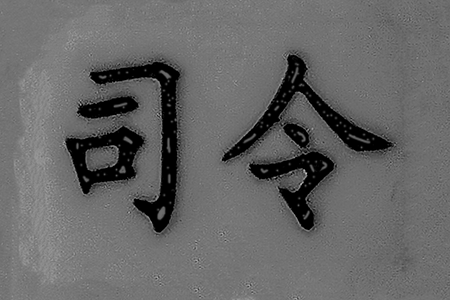
#> input picture Project5/code/siling3.png, 450 x 300 px
$ python main.py
#> lines starting #> are read from the running program, lines starting #| are printed output that depends on the picture; after the words box and inside, x2 and y2 are one past the last pixel; in counts of white or black regions, pixels touching at a corner belong together
### Project5/code/otsu.py
'''
otsu法二值化
浙江大学控制学院《数字图像处理与机器视觉》第四次作业
jyczju
2022/4/17 v1.0
'''
import numpy as np

def otsu(img, GrayScale):
    '''
    otsu法确定二值化阈值
    输入：图像，灰度级
    输出：二值化阈值
    '''
    pixel_sum=img.shape[0]*img.shape[1] # 总像素数目初始化
    hist=np.zeros(GrayScale) # 各个灰度值像素数目初始化

    w=np.zeros(GrayScale) # 出现概率值函数w(k)
    u=np.zeros(GrayScale) # 平均灰度值函数u(k)

    # 统计各个灰度值的像素个数
    for i in range(img.shape[0]):
        for j in range(img.shape[1]):
            hist[img[i][j]] += 1 # 当前灰度值数目+1

    # 计算w(k)
    for i in range(GrayScale):
        w[i]=np.sum(hist[:i])*1.0/pixel_sum

    # 计算u(k)
    for i in range(GrayScale):
        sum_temp = 0
        for j in range(i+1):
            sum_temp += hist[j]*j
        u[i]=sum_temp*1.0/pixel_sum

    # 确定最大类间方差对应的阈值
    Max_var = 0 # 最大类间方差初始化
    for thi in range(1, GrayScale): # 遍历每一个阈值
        w1=w[thi]-w[0] # 前景像素的比例
        w2=w[-1]-w[thi] # 背景像素的比例

        if w1 != 0 and w2 != 0: # 确保分母不为0
            u1 = (u[thi]-u[0]) * 1.0 / w1 # 前景像素的平均灰度值
            u2 = (u[-1]-u[thi])* 1.0 / w2 # 背景像素的平均灰度值
            tem_var=w1*np.power((u1-u[-1]),2)+w2*np.power((u2-u[-1]),2) # 当前类间方差
            if Max_var<tem_var: # 判断当前类间方差是否为最大值
                Max_var=tem_var # 更新最大值
                th=thi # 更新阈值
    return th

def threshold(img, th):
    '''
    图像二值化
    输入：灰度图像，阈值
    输出：二值化后的图像
    '''
    th_img = np.zeros(img.shape, dtype=np.uint8) # 二值化图像初始化
    th_img[img>=th] = 255 # 将大于阈值的像素置为255
    th_img[img<th] = 0 # 将小于阈值的像素置为0
    return th_img

### Project5/code/dilate_and_erode.py
'''
形态学滤波（腐蚀与膨胀）
浙江大学控制学院《数字图像处理与机器视觉》第四次作业
jyczju
2022/4/17 v1.0
'''
import numpy as np

def dilate(img, dilate_time=1):
    '''
    对图像进行腐蚀
    输入：二值化图像，腐蚀次数
    输出：腐蚀后的图像
    '''
    h, w = img.shape # 获取图像的高和宽
    kernal = np.array(((0, 1, 0),(1, 0, 1),(0, 1, 0)), dtype=int) # 创建腐蚀核

    out = img.copy() # 创建输出图像
    for i in range(dilate_time):
        tmp = out.copy()
        for x in range(1, h-1):
            for y in range(1, w-1):
                if np.sum(kernal * tmp[x-1:x+2, y-1:y+2]) >= 255: # 至少有一个像素点为背景
                    out[x, y] = 255 # 将中心点置为背景
    return out

def erode(img, erode_time=1):
    '''
    对图像进行膨胀
    输入：二值化图像，膨胀次数
    输出：膨胀后的图像
    '''
    h, w = img.shape # 获取图像的高和宽
    kernal = np.array(((0, 1, 0),(1, 0, 1),(0, 1, 0)), dtype=int) # 创建膨胀核

    out = img.copy() # 创建输出图像
    for i in range(erode_time):
        tmp = out.copy()
        for x in range(1, h-1):
            for y in range(1, w-1):
                if np.sum(kernal * tmp[x-1:x+2, y-1:y+2]) < 255*4: # 至少有一个像素点为前景
                    out[x, y] = 0 # 将中心点置为前景
    return out

### Project5/code/thin.py
'''
图像细化
浙江大学控制学院《数字图像处理与机器视觉》第四次作业
jyczju
2022/4/17 v1.0
'''
import numpy as np
import cv2

def img_thin(img):
    '''
    图像细化，提取骨架
    输入：二值化图像
    输出：细化后的图像
    '''
    h, w = img.shape # 获取图像的高和宽

    out = np.zeros((h, w), dtype=int) # 初始化输出图像
    out[img > 0] = 1 # 将二值化图像转换为1和0
    out = 1-out # 取反

    i = 0 # 调试用  可以查看细化的过程
    while True:
        delet_node1 = []
        delet_node2 = [] # 创建删除点list

        # step 1
        for x in range(1, h-1):
            for y in range(1, w-1):
                if out[x, y] == 1: # 如果是前景点
                    num_of_one = np.sum(out[x-1:x+2, y-1:y+2])-1 # p1的非零邻点个数
                    if num_of_one >= 2 and num_of_one <= 6: # 如果p1的非零邻点个数在2到6之间
                        if count_0_to_1(out, x, y) == 1: # 若从0到1的变化次数为1
                            if out[x-1, y]*out[x+1, y]*out[x, y+1] == 0 and out[x, y-1]*out[x+1, y]*out[x, y+1] == 0:
                                    delet_node1.append((x, y)) # 将当前点加入删除点list

        for node in delet_node1: # 对删除点list进行遍历
            out[node] = 0 # 将删除点设置为0

        # step 2
        for x in range(1, h-1):
            for y in range(1, w-1):
                if out[x, y] == 1: # 如果是前景点
                    num_of_one = np.sum(out[x-1:x+2, y-1:y+2])-1 # p1的非零邻点个数
                    if num_of_one >= 2 and num_of_one <= 6: # 如果p1的非零邻点个数在2到6之间
                        if count_0_to_1(out, x, y) == 1: # 若从0到1的变化次数为1
                            if out[x-1, y]*out[x, y-1]*out[x+1, y] == 0 and out[x-1, y]*out[x, y-1]*out[x, y+1] == 0:
                                    delet_node2.append((x, y)) # 将当前点加入删除点list

        for node in delet_node2: # 对删除点list进行遍历
            out[node] = 0 # 将删除点设置为0

        # 调试用  可以查看细化的过程
        tmp = out.copy()
        tmp = 1-tmp
        tmp = tmp.astype(np.uint8) * 255
        cv2.imwrite('./results/'+str(i)+'.png', tmp)
        i += 1

        if len(delet_node1) ==0 and len(delet_node2) == 0: # 如果没有点再满足标记删除的条件，则退出循环
            break

    out = 1 - out # 取反
    out = out.astype(np.uint8) * 255 # 转换为0和255

    return out

def count_0_to_1(img, x, y):
    '''
    计算从0到1的变化次数
    输入：二值化图像，坐标
    输出：从0到1的变化次数
    '''
    num = 0
    if (img[x-1, y-1] - img[x-1, y]) == 1: # p2到p3
        num += 1
    if (img[x, y-1] - img[x-1, y-1]) == 1: # p3到p4
        num += 1
    if (img[x+1, y-1] - img[x, y-1]) == 1: # p4到p5
        num += 1
    if (img[x+1, y] - img[x+1, y-1]) == 1: # p5到p6
        num += 1
    if (img[x+1, y+1] - img[x+1, y]) == 1: # p6到p7
        num += 1
    if (img[x, y+1] - img[x+1, y+1]) == 1: # p7到p8
        num += 1
    if (img[x-1, y+1] - img[x, y+1]) == 1: # p8到p9
        num += 1
    if (img[x-1, y] - img[x-1, y+1]) == 1: # p9到p2
        num += 1
    return num

### Project5/code/main.py
'''
主程序，实现了otsu法二值化以及形态学滤波，并进行图像细化
浙江大学控制学院《数字图像处理与机器视觉》第四次作业
jyczju
2022/4/17 v1.0
！！！请运行本程序！！！
'''
import cv2
from otsu import otsu,threshold
from dilate_and_erode import dilate,erode
from thin import img_thin

if "__main__" == __name__:
    img = cv2.imread('siling3.png', 0) # 读入图片
#> img: shape (300, 450); min 0, max 194, mean 102.1
    origin_img = img.copy() # 备份原图
    cv2.imshow("origin_img", origin_img) # 显示原图

    th = otsu(img, 256) # 使用otsu法确定阈值
#> th = 54
    print("otsu法确定的阈值为" + str(th))
#| otsu法确定的阈值为54
    th_img = threshold(img, th) # 使用阈值th进行二值化
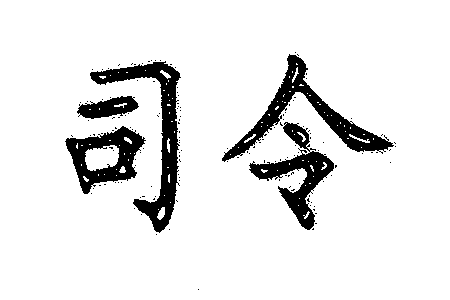
#> th_img: shape (300, 450); 90.3% white; 146 black regions (141 under 20 px), largest, box (x1, y1, x2, y2) and area: (90, 61, 181, 233) 3594, (222, 54, 394, 162) 3365, (249, 122, 334, 230) 2651, (65, 126, 146, 194) 2406, (77, 96, 139, 119) 849
    cv2.imshow("th_img", th_img) # 显示二值化图像
    cv2.imwrite("th_img.png", th_img) # 保存二值化图像

    # 开运算
    dilate_result = dilate(th_img, dilate_time=2) # 腐蚀
#> after the loop in dilate, `for i in range(dilate_time):`:
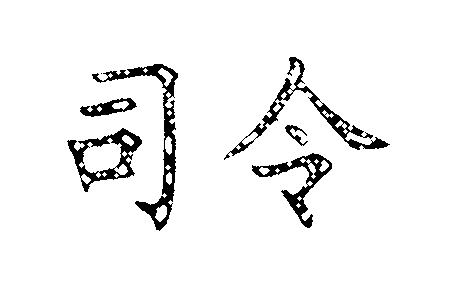
#> out: shape (300, 450); 94.8% white; 7 black regions (1 under 20 px), largest, box (x1, y1, x2, y2) and area: (92, 64, 178, 231) 2055, (224, 57, 390, 160) 1704, (67, 128, 142, 192) 1387, (252, 153, 332, 228) 1302, (80, 98, 137, 117) 482, (285, 125, 308, 146) 151
    erode_result = erode(dilate_result, erode_time=2) # 膨胀
#> after the loop in erode, `for i in range(erode_time):`:
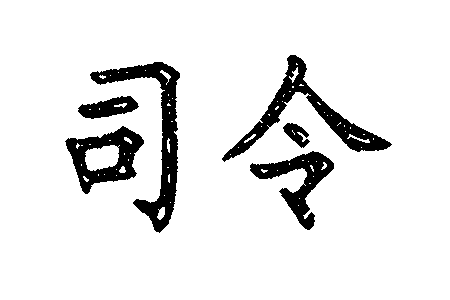
#> out: shape (300, 450); 90.8% white; 6 black regions, box (x1, y1, x2, y2) and area: (90, 62, 180, 233) 3531, (222, 55, 392, 162) 3207, (65, 126, 144, 194) 2348, (250, 151, 334, 230) 2161, (78, 96, 139, 119) 824, (283, 123, 310, 148) 343
    cv2.imshow("open_result", erode_result)
    cv2.imwrite("open_result.png", erode_result)

    # 闭运算
    erode_result = erode(erode_result, erode_time=4) # 膨胀
#> call 2 of erode, with erode_time = 4
#> after the loop in erode (call 2), `for i in range(erode_time):`:
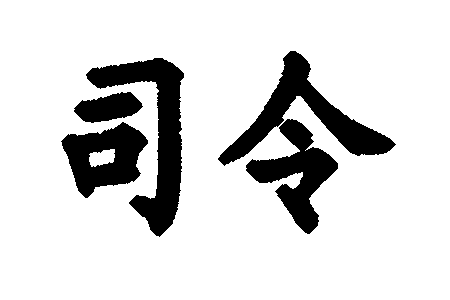
#> out: shape (300, 450); 85.1% white; 5 black regions, box (x1, y1, x2, y2) and area: (86, 58, 184, 237) 5773, (218, 51, 396, 166) 5151, (246, 119, 338, 234) 4119, (61, 122, 148, 198) 3728, (74, 92, 143, 123) 1402
    dilate_result = dilate(erode_result, dilate_time=4) # 腐蚀
#> call 2 of dilate, with dilate_time = 4
#> after the loop in dilate (call 2), `for i in range(dilate_time):`:
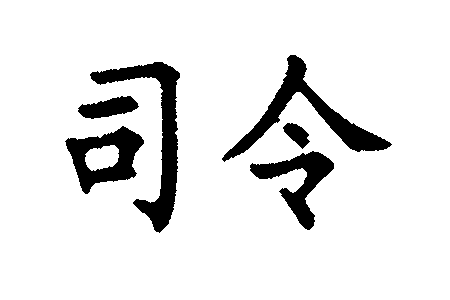
#> out: shape (300, 450); 90.2% white; 6 black regions, box (x1, y1, x2, y2) and area: (90, 62, 180, 233) 3749, (222, 55, 392, 162) 3447, (65, 126, 144, 194) 2488, (250, 151, 334, 230) 2267, (78, 96, 139, 119) 862, (283, 123, 310, 149) 382
    cv2.imshow("close_result", dilate_result)
    cv2.imwrite("close_result.png", dilate_result)

    out = img_thin(dilate_result) # 图像细化
#> the loop in img_thin, `while True:` made 11 passes
#> pass 1, in img_thin, `cv2.imwrite('./results/'+str(i)+'.png', tmp)`:
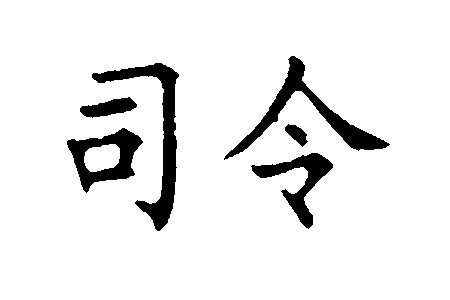
#> saved as 0.png: shape (300, 450); 92.1% white; 6 black regions, box (x1, y1, x2, y2) and area: (92, 63, 179, 231) 3097, (224, 56, 390, 160) 2761, (67, 128, 143, 193) 2047, (251, 153, 333, 229) 1814, (80, 97, 137, 118) 688, (285, 124, 308, 147) 276
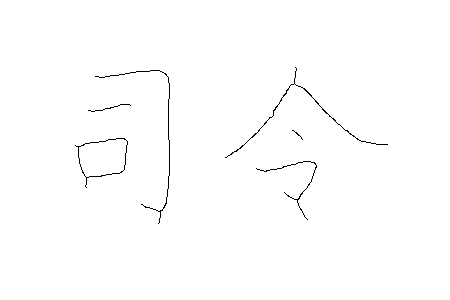
#> out: shape (300, 450); 99.4% white; black in thin lines or dots, all inside (x1, y1, x2, y2) = (75, 67, 388, 224)
    cv2.imshow("thin_result", out)
    cv2.imwrite("thin_result.png", out)

    cv2.waitKey(0)
